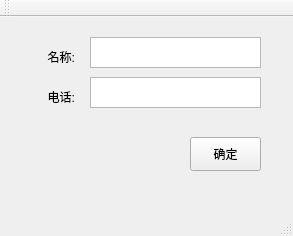
<?xml version="1.0" encoding="UTF-8"?>
<ui version="4.0">
 <class>FirstQtClass</class>
 <widget class="QMainWindow" name="FirstQtClass">
  <property name="geometry">
   <rect>
    <x>0</x>
    <y>0</y>
    <width>293</width>
    <height>236</height>
   </rect>
  </property>
  <property name="windowTitle">
   <string>FirstQt</string>
  </property>
  <widget class="QWidget" name="centralWidget">
   <widget class="QPushButton" name="pushButton">
    <property name="geometry">
     <rect>
      <x>190</x>
      <y>120</y>
      <width>71</width>
      <height>34</height>
     </rect>
    </property>
    <property name="text">
     <string>确定</string>
    </property>
   </widget>
   <widget class="QTextEdit" name="textEdit">
    <property name="geometry">
     <rect>
      <x>90</x>
      <y>20</y>
      <width>171</width>
      <height>31</height>
     </rect>
    </property>
   </widget>
   <widget class="QLabel" name="label">
    <property name="geometry">
     <rect>
      <x>30</x>
      <y>30</y>
      <width>45</width>
      <height>21</height>
     </rect>
    </property>
    <property name="text">
     <string>&lt;html&gt;&lt;head/&gt;&lt;body&gt;&lt;p align=&quot;right&quot;&gt;名称:&lt;/p&gt;&lt;/body&gt;&lt;/html&gt;</string>
    </property>
   </widget>
   <widget class="QTextEdit" name="textEdit_2">
    <property name="geometry">
     <rect>
      <x>90</x>
      <y>60</y>
      <width>171</width>
      <height>31</height>
     </rect>
    </property>
   </widget>
   <widget class="QLabel" name="label_2">
    <property name="geometry">
     <rect>
      <x>30</x>
      <y>70</y>
      <width>45</width>
      <height>21</height>
     </rect>
    </property>
    <property name="text">
     <string>&lt;html&gt;&lt;head/&gt;&lt;body&gt;&lt;p align=&quot;right&quot;&gt;电话:&lt;/p&gt;&lt;/body&gt;&lt;/html&gt;</string>
    </property>
   </widget>
  </widget>
  <widget class="QMenuBar" name="menuBar">
   <property name="geometry">
    <rect>
     <x>0</x>
     <y>0</y>
     <width>293</width>
     <height>30</height>
    </rect>
   </property>
  </widget>
  <widget class="QToolBar" name="mainToolBar">
   <attribute name="toolBarArea">
    <enum>TopToolBarArea</enum>
   </attribute>
   <attribute name="toolBarBreak">
    <bool>false</bool>
   </attribute>
  </widget>
  <widget class="QStatusBar" name="statusBar"/>
 </widget>
 <layoutdefault spacing="6" margin="11"/>
 <resources>
  <include location="FirstQt.qrc"/>
 </resources>
 <connections/>
</ui>
